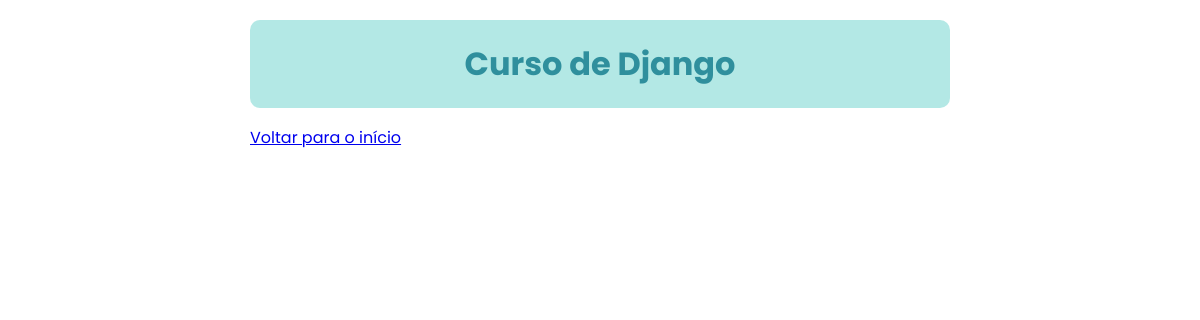
The app's page /scoreboard/list/soccerplayer/, older data.
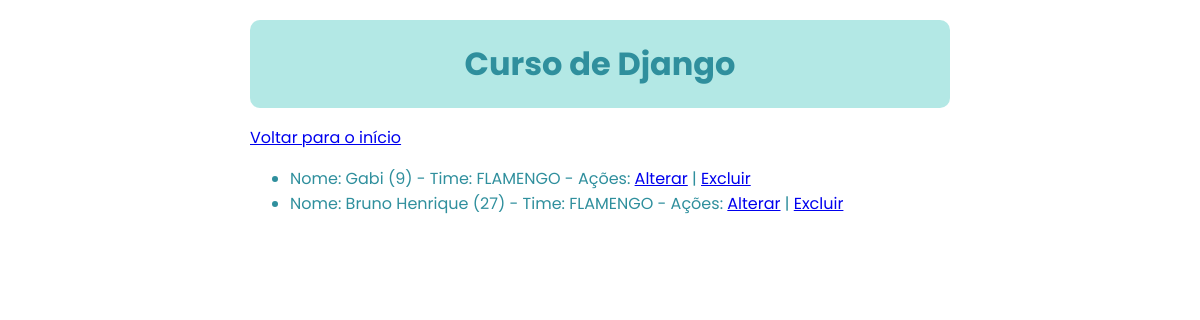
The same page, newer data.
### scoreboard/models.py (models this page shows, shortened)
class SoccerPlayer(models.Model):
    team     = models.ForeignKey(Team,on_delete=models.SET_NULL,null=True)
    name     = models.CharField(max_length=150)
    number   = models.IntegerField()
    class Meta:
        ordering = ["number","-team"]
        verbose_name_plural = "SoccerPlayers"
        constraints = [
            models.UniqueConstraint(
                fields=('team', 'name','number'), name='unique_team_name_number'
            )
        ]

class Team(models.Model):
    name = models.CharField(max_length=100,primary_key=True)
    coach = models.CharField(max_length=150,null=True,blank=True)
    class Meta:
      ordering = ["name"]
      verbose_name = "Time"
      verbose_name_plural = "Times"

### scoreboard/views.py (the view)
# urls.py: path('list/soccerplayer/', list_soccerplayer, name="list_soccerplayer"),
def list_soccerplayer(request):
    soccerplayers = SoccerPlayer.objects.all()
    context = {
        'soccerplayers': soccerplayers
    }
    return render(request, 'scoreboard/list-soccerplayer.html', context)

### scoreboard/templates/scoreboard/list-soccerplayer.html (shortened to what this page needs)
{% extends "greeting.html" %}
{% block content %}
<p> <a href="/">Voltar para o início</a></p>
<div id="list">
    <ul>
    {% for soccerplayer in soccerplayers %}
        <li>Nome: {{ soccerplayer.name }} ({{ soccerplayer.number }}) - Time: {{ soccerplayer.team.name|upper }}  - Ações: <a href="{% url 'scoreboard:change_soccerplayer' soccerplayer.id %}">Alterar</a> | <a href="{% url 'scoreboard:remove_soccerplayer' soccerplayer.id %}">Excluir</a> </li>
    {% endfor %}
    </ul>
</div>
{% endblock %}

Row changes from the older to the newer data that the page shows:
added SoccerPlayer: name "Gabi", number "9", team.name "FLAMENGO"
added SoccerPlayer: name "Bruno Henrique", number "27", team.name "FLAMENGO"
